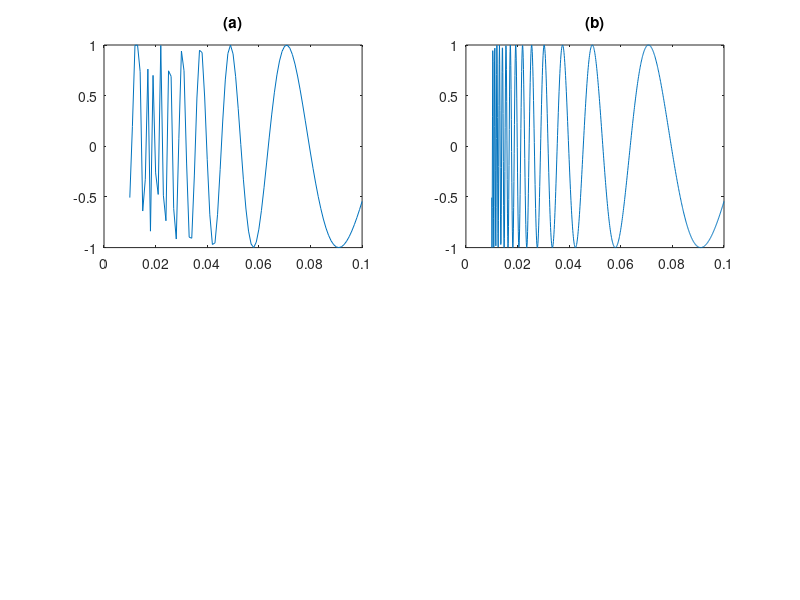

Write the MATLAB code that produced this figure.
clf
hold on
subplot(2,2,1)
x = 0.01:0.001:0.1;
plot(x, sin(1./x)), title('(a)')
subplot(2,2,2)
x = 0.01:0.0001:0.1;
plot(x, sin(1./x)), title('(b)')
hold off
